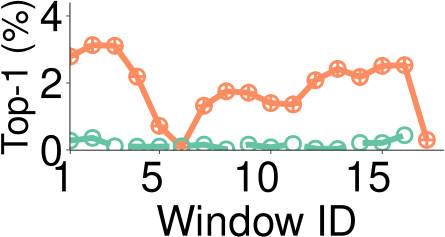

The R source for this figure:
library(grid)
library(ggplot2)
library(extrafont)
require("RColorBrewer")
require(scales)
font_import()
loadfonts()

mywidth=4.5
myheight=2.5
my_value=c(1,10)
my_line=c("longdash","solid")

if(T){
    args <- commandArgs(trailingOnly = TRUE)
    x1 <- read.table("prefixDistribution-10000-Linux-first.data",header=TRUE)
    cairo_pdf(file="prefixDistribution-10000-Linux-first.pdf", width=mywidth, height=myheight)
    x1$type <- factor(x1$type, levels=c("Raw","Mixed"), labels=c("Raw","Mixed"))
    ggplot(data=x1, aes(x=ID,y=ratio,shape=type,linetype=type, colour=type)) +
    geom_line(size=2)  + 
        geom_point(size=4, stroke=1.5, fill="white") +
    scale_shape_manual(values=c(my_value)) +
    scale_colour_brewer(palette = "Set2") + 
    scale_linetype_manual(values=c(my_line)) +
    coord_cartesian(ylim=c(0.00195, 0.042), xlim=c(1.75, 17)) +
    scale_x_continuous(breaks=c(1,5,10,15)) +
    scale_y_continuous(breaks=seq(0, 0.04, 0.02), labels=format(seq(0, 4, 2), scientific=FALSE)) +
    ylab("Top-1 (%)") +
    xlab("Window ID") +
    theme_bw() +
    theme(
        panel.grid.major=element_blank(), panel.grid.minor=element_blank(),
	    panel.background=element_blank(), 
	    # panel.border=element_rect(size=0.5),
	    panel.border = element_blank(),
	    axis.line=element_line(colour="black", size=0.3),
	    axis.ticks=element_line(size=0.3),
        axis.text.x=element_text(margin=margin(5,0,0,0), angle=0, hjust=0.8, colour="black", size=30),
        axis.title.y=element_text(size=26,  hjust=0.5),
        axis.text.y=element_text(margin=margin(0, 2, 0, 0),colour="black",size=30),
        axis.title.x=element_text(size=30),
        legend.title = element_blank(),
        legend.key.size=unit(0.3, "cm"),
        legend.text=element_text(size=20),
        # legend.position=c(0.3,0.82),
        legend.position="none",
        legend.direction="vertical",
        legend.margin = margin(t = 0, unit='cm'),
        plot.margin=unit(c(0.1,0.1,0.1,0.1), "cm")
    )
}
